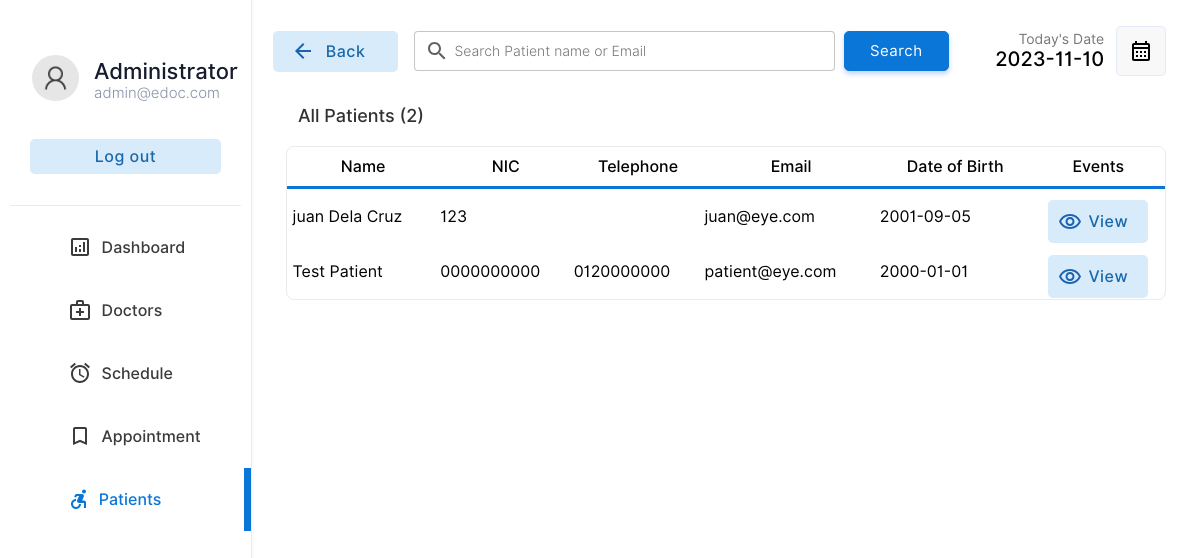
The page /admin/patient.php (signed in) on the database its author committed.
### tables this page shows
CREATE TABLE `patient` (
  `pid` int(11) NOT NULL,
  `pemail` varchar(55) DEFAULT NULL,
  `pname` varchar(55) DEFAULT NULL,
  `ppassword` varchar(55) DEFAULT NULL,
  `paddress` varchar(255) DEFAULT NULL,
  `pnic` varchar(55) DEFAULT NULL,
  `pdob` date DEFAULT NULL,
  `ptel` varchar(55) DEFAULT NULL
);

### admin/patient.php (the view, shortened to what this page needs)
<?php
include("../connection.php");
?>
<!DOCTYPE html>
<html lang="en">
<head>
    <link rel="stylesheet" href="../css/animations.css">
    <link rel="stylesheet" href="../css/main.css">
    <link rel="stylesheet" href="../css/admin.css">
</head>
<body>
    <div class="container">
        <div class="menu">
            <table class="menu-container" border="0">
                <tr>
                    <td style="padding:10px" colspan="2">
                        <table border="0" class="profile-container">
                            <tr>
                                <td width="30%" style="padding-left:20px" >
                                    <img src="../img/user.png" alt="" width="100%" style="border-radius:50%">
                                </td>
                                <td style="padding:0px;margin:0px;">
                                    <p class="profile-title">Administrator</p>
                                    <p class="profile-subtitle">admin@edoc.com</p>
                                </td>
                            </tr>
                            <tr>
                                <td colspan="2">
                                <a href="../logout.php" ><input type="button" value="Log out" class="logout-btn btn-primary-soft btn"></a>
                                </td>
                            </tr>
                    </table>
                    </td>
                </tr>
                <tr class="menu-row" >
                    <td class="menu-btn menu-icon-dashbord" >
                        <a href="index.php" class="non-style-link-menu"><div><p class="menu-text">Dashboard</p></a></div></a>
                <tr class="menu-row">
                    <td class="menu-btn menu-icon-doctor ">
                        <a href="doctors.php" class="non-style-link-menu "><div><p class="menu-text">Doctors</p></a></div>
                <tr class="menu-row" >
                    <td class="menu-btn menu-icon-schedule">
                        <a href="schedule.php" class="non-style-link-menu"><div><p class="menu-text">Schedule</p></div></a>
                    </td>
                </tr>
                <tr class="menu-row">
                    <td class="menu-btn menu-icon-appoinment">
                        <a href="appointment.php" class="non-style-link-menu"><div><p class="menu-text">Appointment</p></a></div>
                    </td>
                </tr>
                <tr class="menu-row" >
                    <td class="menu-btn menu-icon-patient  menu-active menu-icon-patient-active">
                        <a href="patient.php" class="non-style-link-menu  non-style-link-menu-active"><div><p class="menu-text">Patients</p></a></div>
                    </td>
                </tr>
        <div class="dash-body">
            <table border="0" width="100%" style=" border-spacing: 0;margin:0;padding:0;margin-top:25px; ">
                <tr >
                    <td width="13%">
                    <a href="patient.php" ><button  class="login-btn btn-primary-soft btn btn-icon-back"  style="padding-top:11px;padding-bottom:11px;margin-left:20px;width:125px"><font class="tn-in-text">Back</font></button></a>
                    </td>
                    <td>
                        <form action="" method="post" class="header-search">
                            <input type="search" name="search" class="input-text header-searchbar" placeholder="Search Patient name or Email" list="patient">&nbsp;&nbsp;
                            <?php
                                $list11 = $database->query("select  pname,pemail from patient;");
?>
                            <input type="Submit" value="Search" class="login-btn btn-primary btn" style="padding-left: 25px;padding-right: 25px;padding-top: 10px;padding-bottom: 10px;">
                        </form>
                    </td>
                    <td width="15%">
                        <p style="font-size: 14px;color: rgb(119, 119, 119);padding: 0;margin: 0;text-align: right;">
                            Today's Date
                        </p>
                        <p class="heading-sub12" style="padding: 0;margin: 0;">
                            <?php
                        $date = date('Y-m-d');
                        echo $date;
                        ?>
                        </p>
                    </td>
                    <td width="10%">
                        <button  class="btn-label"  style="display: flex;justify-content: center;align-items: center;"><img src="../img/calendar.svg" width="100%"></button>
                    </td>
                </tr>
                <tr>
                    <td colspan="4" style="padding-top:10px;">
                        <p class="heading-main12" style="margin-left: 45px;font-size:18px;color:rgb(49, 49, 49)">All Patients (<?php echo $list11->num_rows; ?>)</p>
                    </td>
                </tr>
                <?php
                    if($_POST){
                        $keyword=$_POST["search"];
                        $sqlmain= "select * from patient where pemail='$keyword' or pname='$keyword' or pname like '$keyword%' or pname like '%$keyword' or pname like '%$keyword%' ";
                    }else{
                        $sqlmain= "select * from patient order by pid desc";
                    }
                ?>
                <tr>
                   <td colspan="4">
                       <center>
                        <div class="abc scroll">
                        <table width="93%" class="sub-table scrolldown"  style="border-spacing:0;">
                        <thead>
                        <tr>
                                <th class="table-headin">
                                Name
                                </th>
                                <th class="table-headin">
                                    NIC
                                </th>
                                <th class="table-headin">
                                Telephone
                                </th>
                                <th class="table-headin">
                                    Email
                                </th>
                                <th class="table-headin">
                                    Date of Birth
                                </th>
                                <th class="table-headin">
                                    Events
                                </tr>
                        </thead>
                        <tbody>
                            <?php
                                $result= $database->query($sqlmain);
                                if($result->num_rows==0){
                                    echo '<tr>
                                    <td colspan="4">
                                    <br><br><br><br>
                                    <center>
                                    <img src="../img/notfound.svg" width="25%">
                                    <br>
                                    <p class="heading-main12" style="margin-left: 45px;font-size:20px;color:rgb(49, 49, 49)">We  couldnt find anything related to your keywords !</p>
                                    <a class="non-style-link" href="patient.php"><button  class="login-btn btn-primary-soft btn"  style="display: flex;justify-content: center;align-items: center;margin-left:20px;">&nbsp; Show all Patients &nbsp;</font></button>
                                    </a>
                                    </center>
                                    <br><br><br><br>
                                    </td>
                                    </tr>';
                                }
                                else{
                                for ( $x=0; $x<$result->num_rows;$x++){
                                    $row=$result->fetch_assoc();
                                    $pid=$row["pid"];
                                    $name=$row["pname"];
                                    $email=$row["pemail"];
                                    $nic=$row["pnic"];
                                    $dob=$row["pdob"];
                                    $tel=$row["ptel"];
                                    echo '<tr>
                                        <td> &nbsp;'.
                                        substr($name,0,35)
                                        .'</td>
                                        <td>
                                        '.substr($nic,0,12).'
                                        </td>
                                        <td>
                                            '.substr($tel,0,10).'
                                        </td>
                                        <td>
                                        '.substr($email,0,20).'
                                         </td>
                                        <td>
                                        '.substr($dob,0,10).'
                                        </td>
                                        <td >
                                        <div style="display:flex;justify-content: center;">
                                        <a href="?action=view&id='.$pid.'" class="non-style-link"><button  class="btn-primary-soft btn button-icon btn-view"  style="padding-left: 40px;padding-top: 12px;padding-bottom: 12px;margin-top: 10px;"><font class="tn-in-text">View</font></button></a>
                                        </div>
                                        </td>
                                    </tr>';
                                }
                            }
                            ?>
                            </tbody>
                        </table>
                        </div>
                        </center>
                   </td>
                </tr>
            </table>
        </div>
</body>
</html>

### css/main.css (style rules this page uses)
:root { --primarycolor: #0A76D8; --primarycolorhover: #006dd3; --btnice:#D8EBFA; --btnnicetext:#1b62b3; }
body { margin: 0; padding: 0; border-spacing: 0; font-family: 'Inter', sans-serif; }
.input-text { border-radius: 4px; border: 0.5px solid rgb(226, 226, 226); padding: 10px; width: 92%; transition: 0.2s; outline: none; }
.input-text { border: 1px solid #e9ecef; font-size: 14px; line-height: 26px; background-color: #fff; display: block; width: 100%; padding: .375rem .75rem; font-weight: 300; line-height: 1.5; color: #212529; background-color: #fff; background-clip: padding-box; -webkit-appearance: none; -moz-appearance: none; appearance: none; border-radius: .25rem; transition: border-color .15s ease-in-out,box-shadow .15s ease-in-out; }
.input-text::placeholder { font-family: 'Inter', sans-serif; }
.btn { cursor: pointer; padding: 8px 20px; outline: none; text-decoration: none; font-size: 15px; letter-spacing: 0.5px; transition: all 0.3s; border-radius: 5px; font-family: 'Inter', sans-serif; }
.btn-primary { background-color: var(--primarycolor) ; border: 1px solid var(--primarycolor) ; color: #fff ; box-shadow: 0 3px 5px 0 rgba(57,108,240,0.3); }
.btn-primary-soft { background-color: #D8EBFA ; color: #1969AA; font-weight: 500; font-size: 16px; border: none; }
.non-style-link:link, .non-style-link:visited, .non-style-link:hover, .non-style-link:active { text-decoration: none; color: rgb(43, 43, 43); }
.btn-label { margin-left: 10px; padding: 12px 12px; outline: none; text-decoration: none; font-size: 15px; letter-spacing: 0.5px; transition: all 0.3s; border-radius: 5px; background-color: #f0f0f073; border: 1px solid rgba(57,108,240,0.1) ; font-family: 'Inter', sans-serif; }
.sub-table { border: 1px solid #ebebeb; border-radius: 8px; }
.table-headin { font-size: 16px; font-weight: 500; padding: 10px; border-bottom: 3px solid var(--primarycolor); }
.abc { width: 100%; height: 550px; overflow: auto; }
input[type=search] { background-image: url('../img/search.svg'); background-position: 10px 50%; background-repeat: no-repeat; transition: 0.5s; padding: 8px 20px 8px 40px; }
.button-icon { background-position: 10px 50%; background-repeat: no-repeat; transition: 0.5s; padding: 8px 20px 8px 40px; }
.menu-btn { padding:6px; color: #3b3b3b; background-position: 30% 50%; background-repeat: no-repeat; transition: 0.5s; }
.menu-text { padding-left: 40%; font-weight: 500; font-size: 16px; }
.menu-active { color: var(--primarycolor); border-right: 7px solid var(--primarycolor); background-color: var(); }
.non-style-link-menu:link, .non-style-link-menu:visited, .non-style-link-menu:active { text-decoration: none; color: #3b3b3b; }
.non-style-link-menu-active:link, .non-style-link-menu-active:visited, .non-style-link-menu-active:active { text-decoration: none; color: var(--primarycolor); }
.menu-icon-dashbord { background-image: url('../img/icons/dashboard.svg'); }
.menu-icon-doctor { background-image: url('../img/icons/doctors.svg'); }
.menu-icon-schedule { background-image: url('../img/icons/schedule.svg'); }
.menu-icon-appoinment { background-image: url('../img/icons/book.svg'); }
.menu-icon-patient { background-image: url('../img/icons/patients.svg'); }
.menu-icon-patient:hover,.menu-icon-patient-active { color: var(--primarycolor); background-image: url('../img/icons/patients-hover.svg'); }
.btn-icon-back { background-image: url('../img/icons/back-iceblue.svg'); background-position: 18px 50%; background-repeat: no-repeat; transition: 0.5s; padding: 8px 20px 8px 40px; }
.btn-view { background-image: url('../img/icons/view-iceblue.svg'); }

### admin/patient.php (style rules this page uses)
.sub-table { animation: transitionIn-Y-bottom 0.5s; }

### rows shown on the page
patient: pname "juan Dela Cruz", pnic "123", pemail "juan@eye.com", pdob "2001-09-05"
patient: pname "Test Patient", pnic "0000000000", ptel "0120000000", pemail "patient@eye.com", pdob "2000-01-01"

### other values the page prints
$list11->num_rows "2"
